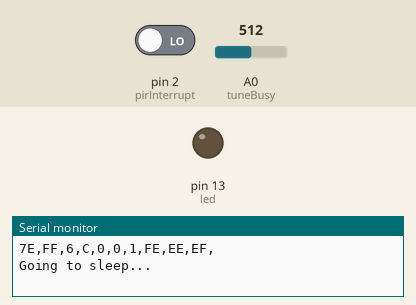
Bench run of a sketch on a simulated Arduino Nano, built with avr-gcc and run on an emulated ATmega328P. Shown: output pins drawn as LEDs (lit = HIGH), the last lines printed to the serial monitor. The test bench sets the inputs (shaded band); at power-on: pin 2 (pirInterrupt) LOW, A0 (tuneBusy) = 512. Sleep ends after the set time or at an interrupt; random numbers use the default seed unless the sketch sets one; pins used as bus, display or sensor lines are not drawn.

Above: at 1.8 s.
1.9 s: pin 2 (pirInterrupt) driven HIGH
At 3.1 s:
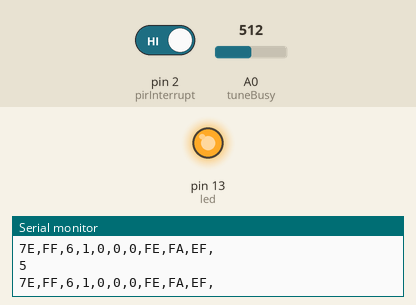
Timing chart, 0 to 8.6 s (numbered marks = the images above; inputs shaded):
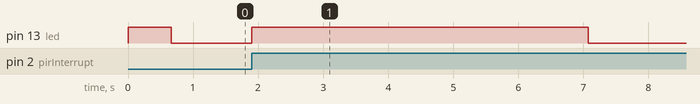

The sketch:

SolarBirdSongUnitv8.ino
```cpp
/*
  The code for a Solar Powered Birdsong Unit
  This is recharged by solar PV power
  It has a PIR which sets off birdsong stored onto
  a SoundOut MP3 Audio Module (EA MOD 1021) from Embedded Adventures
  http://www.embeddedadventures.com/soundout_mp3_module_mod-1021.html

  The power to the sound unit and amplifier are controlled
  using a digital output pin.

  This must have a decent power supply (eg. battery) or it will brown-out reset.

  This runs on
  A Nano 5V
  A SoundOut MP3 Audio Module (EA MOD 1021) from Embedded Adventures
  http://www.embeddedadventures.com/soundout_mp3_module_mod-1021.html
  A li-po rider + PV module is used to recharge a 2000mAh li-ion battery
  A simple PIR sensor is used to trigger the unit.

  To reduce power consumption the unit goes to sleep a LOT.
  An interuupt from the PIR pin causes it to wake up

  If its triggered the a random sound file is played.
  If not then it just goes back to sleep again.
  Current when asleep = 1-1.5mA
  Current when awake = 20mA
  Current when playing sounds = 100-200mA.

  More infomation here:
  matt@re-innovation.co.uk
  www.re-innovation.co.uk

*/

/*
  Updates:
  5/5/15  First version of the code - Matt Little
  1/6/15  Adding sleep code to reduce power consumption - Matt Little
*/

#include <stdlib.h>
//#include "Arduino.h"
#include <avr/sleep.h>
#include <avr/power.h>
#include <SoftwareSerial.h>

// ***** Digital I/O *********
#define powerControl  5
#define pirInterrupt 2
#define led 13

// Sound Module Connections
//#define RST 9    // change - pin 11
#define TX 11    // " 12
#define RX 10   // " 13

// Define the MP3 Module's Commands that we'll be using
#define cmdNextTrack  0x01                  // Next track.
#define cmdPrevTrack  0x02                  // Previous track.
#define cmdRepeatPlay 0x11                  // Repeat play.

#define cmdSetVolume  0x06                  // Set Volume to a specified value.
#define cmdSetEq      0x07                  // Set Equalizer to a specified value.
#define cmdReset      0x0c                  // Reset MP3 Module.
#define cmdsdTracks   0x47                  // Reset MP3 Module.

// ******* Analogue I/O **********
int tuneBusy = A0;  // Measure when the audio module has finnished.

int tune;  // This is the tune file to play
int tuneMax = 20;  // This is the maximum tune ID (usually 20)

int sensorValue = 0;  // Holds the busy pin sensor value.

boolean busyPin = 0;  // This is a flag for the busyPin

SoftwareSerial mp3(RX, TX); // RX, TX

unsigned int volume = 10;                   // Starting MP3 module volume (0 - 31).
unsigned int eq = 0;                        // Normal/Pop/Rock/Jazz/Classic/Base equalizer.

unsigned int playTune = 0;  // This holds a random number from

byte data[10];
char inByte;

// Initialize send buffer for MP3 module command string.
byte cmdBuff[10] = {0x7e,                   // Start Byte, always 0x7e.
                    0xff,                   // Version, always 0xff.
                    0x06,                   // Data length, always 0x06 for us.
                    0x00,                   // Command value.
                    0x00,                   // Feedback, always 0x00 ('No feedback') for us.
                    0x00,                   // Command parameter Hi Byte.
                    0x00,                   // Command paramemer Lo Byte.
                    0x00,                   // Checksum Hi Byte.
                    0x00,                   // Checksum Lo Byte.
                    0xef                    // End Byte, always 0xef.
                   };


void interruptPIR() {
  // Want to wake up from sleep here
}


/***************************************************
 *  Name:        enterSleep
 *
 *  Returns:     Nothing.
 *
 *  Parameters:  None.
 *
 *  Description: Enters the arduino into sleep mode.
 *
 ***************************************************/
void enterSleep(void)
{

  // Attach interrupt again
  attachInterrupt(digitalPinToInterrupt(pirInterrupt), interruptPIR, RISING);
  delay(100);

  set_sleep_mode(SLEEP_MODE_PWR_DOWN);
  sleep_enable();
  sleep_mode();

  /* The program will continue from here. */

  /* First thing to do is disable sleep. */
  sleep_disable();
}

void setup()
{
  // initialize the digital pin as an output.
  // Pin 13 has an LED connected on most Arduino boards:
  pinMode(powerControl, OUTPUT);
  pinMode(led, OUTPUT);
  pinMode(tuneBusy, INPUT);

  Serial.begin(9600);

  digitalWrite(led, HIGH);
  digitalWrite(powerControl, HIGH);

  mp3.begin(9600);                              // Initialise software serial.
  delay(150);
  sendCommand(cmdReset, 1);                     // Reset MP3 module (command, parameter).
  delay(500);

  // set volume and equaliser? //

  //mp3.end();
  digitalWrite(led, LOW);             // MP3 module busy signal is active low.
  digitalWrite(powerControl, LOW);

  randomSeed(analogRead(A3));  // Read a disconnected pin to seed the random algorithm

  // Attach Interrupt
  pinMode(pirInterrupt, INPUT);
  attachInterrupt(digitalPinToInterrupt(pirInterrupt), interruptPIR, RISING);
}


// Routine to build 10-byte command buffer and write to software serial Tx (MP3 module Rx).
void sendCommand(byte Cmd, unsigned int Param) {
  unsigned int sum = 0;
  cmdBuff[3] = Cmd;                    // Command.
  cmdBuff[5] = (byte) (Param >> 8);    // Param Hi byte.
  cmdBuff[6] = (byte) (Param);         // Param Lo byte.

  for (int i = 1; i < 7; i++) {        // Calculate 16-bit checksum from buffer bytes 1 to 6.
    sum -= cmdBuff[i];
  }

  cmdBuff[7] = (byte) (sum >> 8);      // Add checksum Hi byte to buffer.
  cmdBuff[8] = (byte) sum;             // Add checksum Lo byte to buffer.

  for (int i = 0; i < 10; i++)
  { // Write entire buffer to software serial (mp3).
    mp3.write(cmdBuff[i]);
    Serial.print(cmdBuff[i], HEX);
    Serial.print(',');
  }
  Serial.println();
}

void loop()
{
    Serial.println("Going to sleep...");
    /* Re-enter sleep mode. */
    enterSleep();

    // An interrupt on Pin D2 should wake this up.
    detachInterrupt(digitalPinToInterrupt(pirInterrupt));


  // Only if the PIR is activated do we play the tune:
  // This code will just wake up if the PIR is activated
  // If PIR is triggered then it will play a random bird sample.
  // Otherwise it just goes to sleep again
    Serial.println("PIR TRIGGERED");
    Serial.println("Awake!");
    digitalWrite(powerControl, HIGH);
    digitalWrite(led, HIGH);
    for (int i = 0; i <= 100; i++)
    {
      delay(10);
    }

    // Randomly decide on the next tune:
    Serial.print("Next Track:");
    tune = random(tuneMax);

    tune = 5;
    Serial.println(tune);
    for(int j = 0; j<=tune; j++)
    {
      Serial.println(j);
      sendCommand(cmdNextTrack, 0);
      delay(1);
    }

//    // SHORT DELAY FOR TESTING
//
   for(int i=0;i<200;i++)
   {
      sensorValue = analogRead(tuneBusy);
      delay(10);
   }

    // Wait until track finished
    while(sensorValue<=400) // Busy signal is ACTIVE LOW
    {
//      Serial.println(analogRead(tuneBusy));
//      Serial.println("BUSY");
      for(int i=0;i<=10;i++)
      {
        delay(10);
      }
      sensorValue = analogRead(tuneBusy);
    }

    // Switch OFF power
    digitalWrite(powerControl, LOW);
    for (int i = 0; i <= 200; i++)
    {
      delay(10);
    }
    digitalWrite(led, LOW);             // MP3 module busy signal is active low.
}
```

Measured:
- after the input at 1.9 s, pin 13 (led): LOW → HIGH at once, → LOW 5.2 s later
